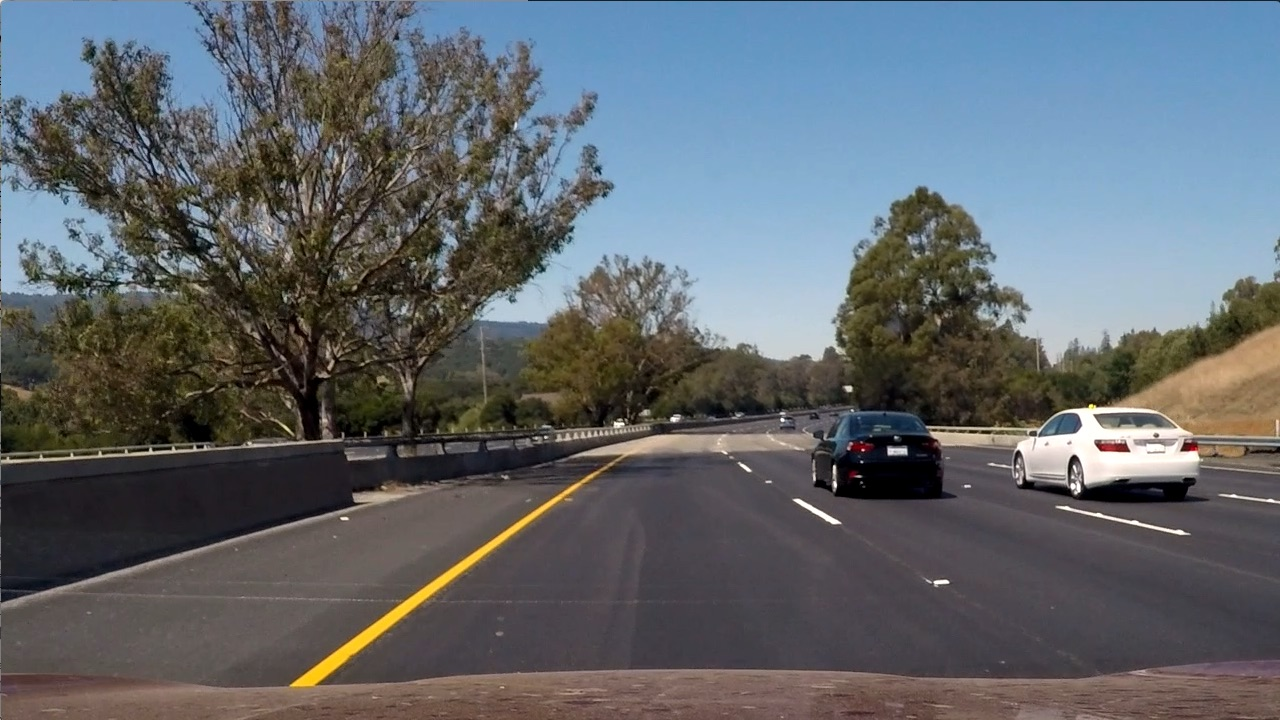
#> input picture 名企/week2/1/testImage/test6.jpg, 1280 x 720 px; the run also reads 1 picture not shown here
$ python Lane_detection_traditional_methods.py   (older library calls are emulated)
#> lines starting #> are read from the running program, lines starting #| are printed output that depends on the picture; after the words box and inside, x2 and y2 are one past the last pixel; in counts of white or black regions, pixels touching at a corner belong together
#!/usr/bin/env python
# -*- coding: utf-8 -*-
"""
# @Time : 2020/9/3 10:25

# @Author : ZFJ

# @File : Lane_detection_traditional_methods.py

# @Software: PyCharm
"""
import cv2
import numpy as np
import matplotlib.pyplot as plt

# 源图像中待测矩形的四点坐标
src = np.float32([[200, 720], [1100, 720], [595, 450], [685, 450]])
# 目标图像中矩形的四点坐标
dst = np.float32([[300, 720], [980, 720], [300, 0], [980, 0]])
m_inv = cv2.getPerspectiveTransform(dst, src)
# print("cv2.getPerspectiveTransform(dst, src)的结果是：{}".format(m_inv))
m = cv2.getPerspectiveTransform(src, dst)
# print("cv2.getPerspectiveTransform(src, dst)的结果是：{}".format(m))


def abs_sobel_threshold(img, orient='x', thresh_min=2, thresh_max=100000):
    ###利用X，y方向上sobel，二值化图像######
    gray = cv2.cvtColor(img, cv2.COLOR_RGB2GRAY)
    if orient == 'x':
        abs_sobel = np.absolute(cv2.Sobel(gray, cv2.CV_64F, 1, 0))
    if orient == 'y':
        ########参考求x方向的sobel算子，计算y方向上sobel算子#######
        #############填空1 （1行代码）########################
        abs_sobel = np.absolute(cv2.Sobel(gray, cv2.CV_64F, 0, 1))
        #############填空1 （1行代码）########################

    scaled_sobel = np.uint8(255 * abs_sobel / np.max(abs_sobel))
    binary_output = np.zeros_like(scaled_sobel)

    #############二值图像，大于最小阈值并且小于最大阈值的区间置为255， 其余为0，可通过修改最大最小值查看差异######
    ##############填空2（1行代码）########################
    binary_output[(scaled_sobel >= thresh_min) & (scaled_sobel <= thresh_max)] = 255
    #############填空2 （1行代码）########################

    return binary_output


def mag_threshold(img, sobel_kernel=3, mag_threshold=(20, 1000)):
    gray = cv2.cvtColor(img, cv2.COLOR_RGB2GRAY)
    sobelx = cv2.Sobel(gray, cv2.CV_64F, 1, 0, ksize=sobel_kernel)
    sobely = cv2.Sobel(gray, cv2.CV_64F, 0, 1, ksize=sobel_kernel)

    ########根据x方向的sobel算子和y方向上sobel算子，计算梯度，公式为sqrt（x^2 + y ^2）#######
    #############填空3 （1行代码）########################
    gradmag = np.sqrt(sobelx ** 2 + sobely ** 2)

    #############填空3 （1行代码）########################
    scale_factor = np.max(gradmag) / 255
    gradmag = (gradmag / scale_factor).astype(np.uint8)
    binary_out = np.zeros_like(gradmag)
    ########转换为二值图，最大最小值可调，kernel_size也可以调整看看差异#######
    #############填空4 （1行代码）########################
    binary_out[(gradmag >= 30) & (gradmag <= 120)] = 255

    #############填空4 （1行代码）########################

    return binary_out


def dir_threshold(img, sobel_kernel=5, thresh=(0, np.pi / 4)):
    gray = cv2.cvtColor(img, cv2.COLOR_RGB2GRAY)
    sobelx = cv2.Sobel(gray, cv2.CV_64F, 1, 0, ksize=sobel_kernel)
    sobely = cv2.Sobel(gray, cv2.CV_64F, 0, 1, ksize=sobel_kernel)

    ########根据x方向的sobel算子和y方向上sobel算子，计算角度，公式为arctan（y/x），将倾斜角度过大的过滤掉#######
    #############填空5 （1行代码）########################
    absgraddir = np.arctan2(np.absolute(sobely), np.absolute(sobelx))
    #############填空5 （1行代码）########################

    binary_output = np.zeros_like(absgraddir)

    ########转换为二值图，最大最小值可调，kernel_size也可以调整看看差异#######
    #############填空6 （1行代码）########################
    binary_output[(absgraddir >= thresh[0]) & (absgraddir <= thresh[1])] = 255

    #############填空6 （1行代码）########################
    return binary_output


def hls_thresh(img, thresh=(100, 255)):
    hls = cv2.cvtColor(img, cv2.COLOR_RGB2HLS)
    ########分离出s通道s_channel#######
    #############填空7 （1行代码）########################
    s_channel = hls[:, :, 2]

    #############填空7 （1行代码）########################
    binary_output = np.zeros_like(s_channel)

    ########转换为二值图，最大最小值可调#######
    #############填空8 （1行代码）########################
    binary_output[(s_channel > thresh[0]) & (s_channel <= thresh[1])] = 255

    #############填空8 （1行代码）########################
    return binary_output


def combined_threshold(img):
    abs_bin = abs_sobel_threshold(img, orient='x', thresh_min=50, thresh_max=255)
    mag_bin = mag_threshold(img, sobel_kernel=3, mag_threshold=(50, 255))
    dir_bin = dir_threshold(img, sobel_kernel=15, thresh=(0.7, 1.3))
    hls_bin = hls_thresh(img, thresh=(170, 255))

    combined = np.zeros_like(dir_bin)
    #############组合四个阈值结果，判定车道线，##########
    #########例如(abs_bin == 255 | ((mag_bin == 255) & (dir_bin == 255))) | hls_bin == 25）#
    ##########可以尝试不同的组合######################
    #############填空9（1行代码）########################
    combined[(abs_bin == 255 | ((mag_bin == 255) & (dir_bin == 255))) | hls_bin == 255] = 255

    #############填空9 （1行代码）########################

    return combined, abs_bin, mag_bin, dir_bin, hls_bin


def line_fit_and_draw_line(binary_warped):
    # "查找拟合直线"
    # 对图像对下半部分查找直方图
    #############填空10（1行代码）截取图像高度的下方1/2处########################

    histogram = np.sum(binary_warped[binary_warped.shape[0] // 2:, :], axis=0)

    #############填空10（1行代码）截取图像高度的下方1/2处########################
    out_img = (np.dstack((binary_warped, binary_warped, binary_warped)) * 255).astype('uint8')

    # 查找直方图中左右两侧对峰值
    midpoint = np.int(histogram.shape[0] / 2)

    # 左侧从100到 midpoint的最大值，转换成图像坐标还要加上100哦～############
    # 右侧从midpoint到图像宽度减100的最大值，转换成图像坐标还要加上midpoint哦～############
    ####也就是图像左右边缘100像素内不查找车道线##################

    #############填空11（2行代码）查找左侧右侧最大值基本点########################
    leftx_base = np.argmax(histogram[100: midpoint]) + 100
    rightx_base = np.argmax(histogram[midpoint: -100]) + midpoint
    #############填空11（2行代码）查找左侧右侧最大值基本点########################

    ##########以下是关于滑动窗口查找车道线的代码#####################
    nwindows = 9
    window_height = np.int(binary_warped.shape[0] / nwindows)
    nonzero = binary_warped.nonzero()
    nonzeroy = np.array(nonzero[0])
    nonzerox = np.array(nonzero[1])

    leftx_current = leftx_base
    rightx_current = rightx_base

    margin = 100
    minpix = 10

    left_lane_inds = []
    right_lane_inds = []

    for window in range(nwindows):
        win_y_low = binary_warped.shape[0] - (window + 1) * window_height
        win_y_high = binary_warped.shape[0] - window * window_height
        win_xleft_low = leftx_current - margin
        win_xleft_high = leftx_current + margin
        win_xright_low = rightx_current - margin
        win_xright_high = rightx_current + margin

        good_left_inds = ((nonzeroy >= win_y_low) & (nonzeroy < win_y_high) & (nonzerox > win_xleft_low) & (
                nonzerox < win_xleft_high)).nonzero()[0]
        good_right_inds = ((nonzeroy >= win_y_low) & (nonzeroy < win_y_high) & (nonzerox >= win_xright_low) & (
                nonzerox < win_xright_high)).nonzero()[0]

        left_lane_inds.append(good_left_inds)
        right_lane_inds.append(good_right_inds)

        if len(good_left_inds) > minpix:
            leftx_current = np.int(np.mean(nonzerox[good_left_inds]))
        if len(good_right_inds) > minpix:
            rightx_current = np.int(np.mean(nonzerox[good_right_inds]))

    left_lane_inds = np.concatenate(left_lane_inds)
    right_lane_inds = np.concatenate(right_lane_inds)

    leftx = nonzerox[left_lane_inds]
    lefty = nonzeroy[left_lane_inds]
    rightx = nonzerox[right_lane_inds]
    righty = nonzeroy[right_lane_inds]
    ##########以上是关于滑动窗口查找车道线的代码#####################

    # 将左侧，右侧车道线3次拟合，用函数np.polyfit##########
    #############填空12（2行代码）左侧、右侧车道线拟合#######################
    left_fit = np.polyfit(lefty, leftx, 2)
    right_fit = np.polyfit(righty, rightx, 2)
    #############填空12（2行代码）左侧、右侧车道线拟合#######################

    ################在图上画出拟合的线########################
    ploty = np.linspace(0, undist.shape[0] - 1, undist.shape[0])

    #########对y进行拟合，x = a * y ^ 2 + b * y + C
    #############填空13（2行代码）左侧、右侧车道线方程坐标#######################
    left_fitx = left_fit[0] * ploty ** 2 + left_fit[1] * ploty + left_fit[2]
    right_fitx = right_fit[0] * ploty ** 2 + right_fit[1] * ploty + right_fit[2]
    #############填空13（2行代码）左侧、右侧车道线方程坐标#######################

    ######生成一张黑图，做mask，将车道线区域标注出来##########
    color_warp = np.zeros((720, 1280, 3), dtype='uint8')
    pts_left = np.array([np.transpose(np.vstack([left_fitx, ploty]))])
    pts_right = np.array([np.flipud(np.transpose(np.vstack([right_fitx, ploty])))])
    pts = np.hstack((pts_left, pts_right))
    # 在透射变换后的图上画出车道线
    cv2.fillPoly(color_warp, np.int_([pts]), (0, 255, 0))

    # 将画出的车道线的图，逆变换到原来的图上，将color_warp逆变换为newwarp
    #############填空14（1行代码）#######################
    newwarp = cv2.warpPerspective(color_warp, m_inv, (undist.shape[1], undist.shape[0]))
    #############填空14（1行代码）#######################

    # 将原来的图和标注好车道线的图叠加，用cv2.addWeighted，可画成半透明，最终图为result
    #############填空15（1行代码）#######################
    result = cv2.addWeighted(cv2.cvtColor(undist, cv2.COLOR_BGR2RGB), 1, newwarp, 0.4, 0)
    #############填空15（1行代码）#######################

    plt.figure(figsize=(30, 30))
    plt.subplot(1, 1, 1)
    plt.imshow(result)
    plt.show()

# 读入图片
img = cv2.imread("./testImage/test6.jpg")
#> img is the input picture: shape (720, 1280, 3); mean B, G, R 107.9, 102.6, 97
# 颜色通道
img = cv2.cvtColor(img, cv2.COLOR_BGR2RGB)
out1 = mag_threshold(img)
#> in mag_threshold, `gradmag = np.sqrt(sobelx ** 2 + sobely ** 2)`:
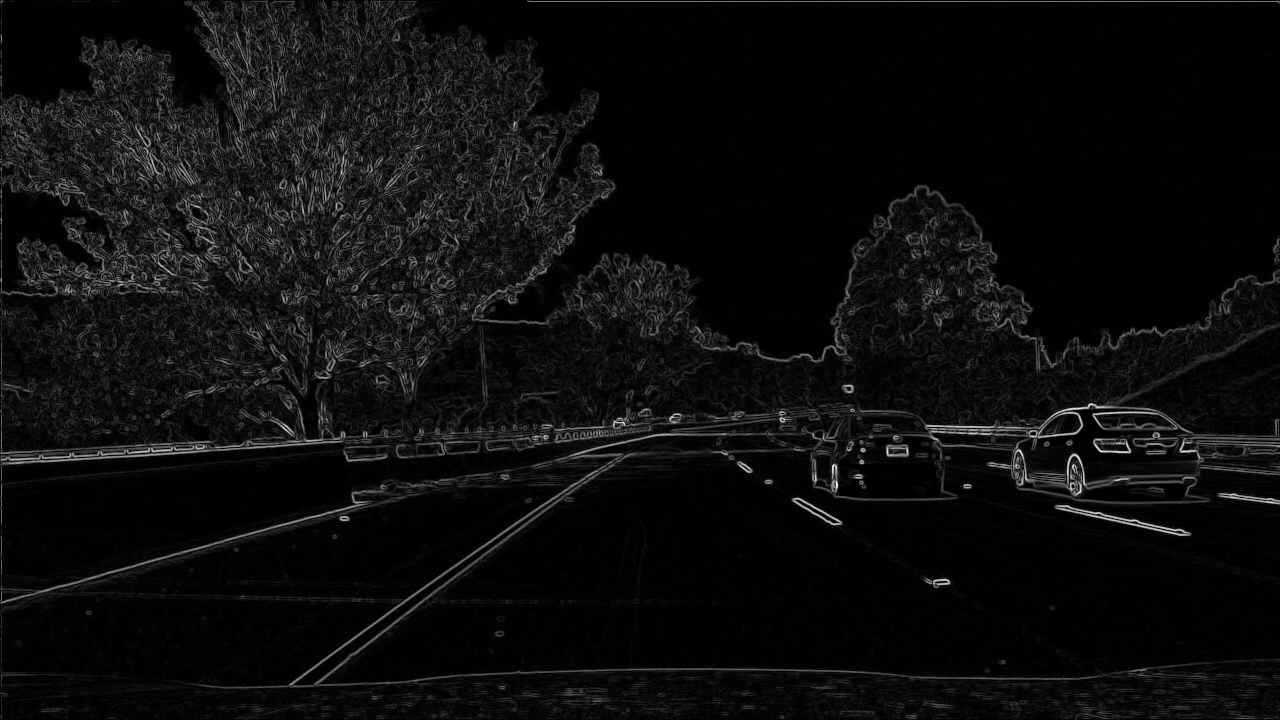
#> gradmag: shape (720, 1280) float64; min 0, max 892.7, mean 47.9; drawn with min black and max white
#> in mag_threshold, `scale_factor = np.max(gradmag) / 255`: scale_factor = 3.5
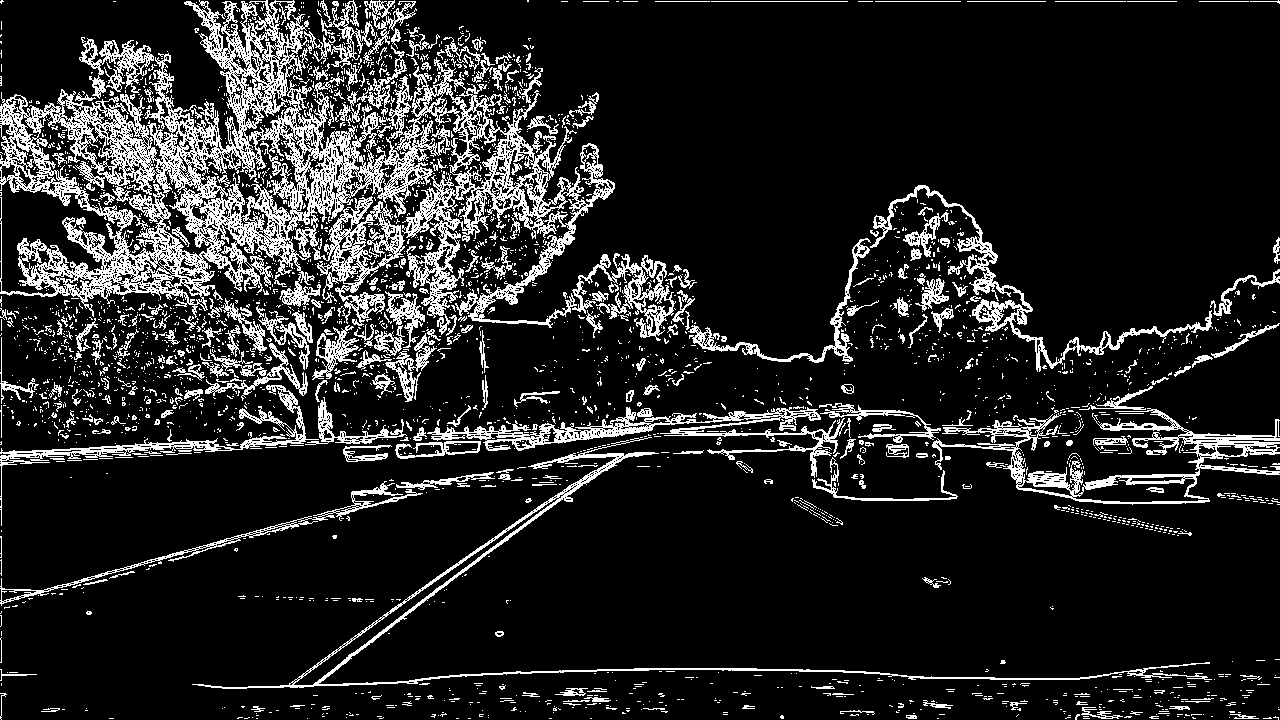
#> out1: shape (720, 1280); 14.1% white in thin lines or dots
out2 = abs_sobel_threshold(img)
#> out2: shape (720, 1280); 46.4% white; 6188 white regions (5781 under 20 px), largest, box (x1, y1, x2, y2) and area: (1, 0, 1279, 720) 382702, (105, 664, 248, 720) 1861, (29, 685, 104, 720) 854
out3 = dir_threshold(img)
#> out3: shape (720, 1280) float64; 42.1% white; 8140 white regions (7189 under 20 px), largest, box (x1, y1, x2, y2) and area: (0, 0, 1280, 452) 160962, (768, 153, 1279, 427) 30151, (525, 413, 916, 670) 22287
out4 = hls_thresh(img)
#> out4: shape (720, 1280); 26.4% white; 1944 white regions (1711 under 20 px), largest, box (x1, y1, x2, y2) and area: (425, 0, 1280, 288) 175404, (2, 2, 219, 105) 12940, (289, 466, 608, 689) 5103
imgOut, abs_bin, mab_bin, dir_bin, hls_bin = combined_threshold(img)
#> imgOut: shape (720, 1280) float64; 2.1% white; 1313 white regions (1218 under 20 px), largest, box (x1, y1, x2, y2) and area: (1035, 401, 1199, 478) 3418, (290, 484, 580, 687) 3277, (835, 453, 941, 499) 1871
plt.figure(figsize=(30, 30))
plt.imshow(out1)
plt.show()
plt.imshow(out2)
plt.show()
plt.imshow(out3)
plt.show()
plt.imshow(out4)
plt.show()
plt.imshow(imgOut)
plt.show()
imgOut_size = (imgOut.shape[1], imgOut.shape[0])
binary_warped = cv2.warpPerspective(imgOut, m, imgOut_size, flags=cv2.INTER_LINEAR)
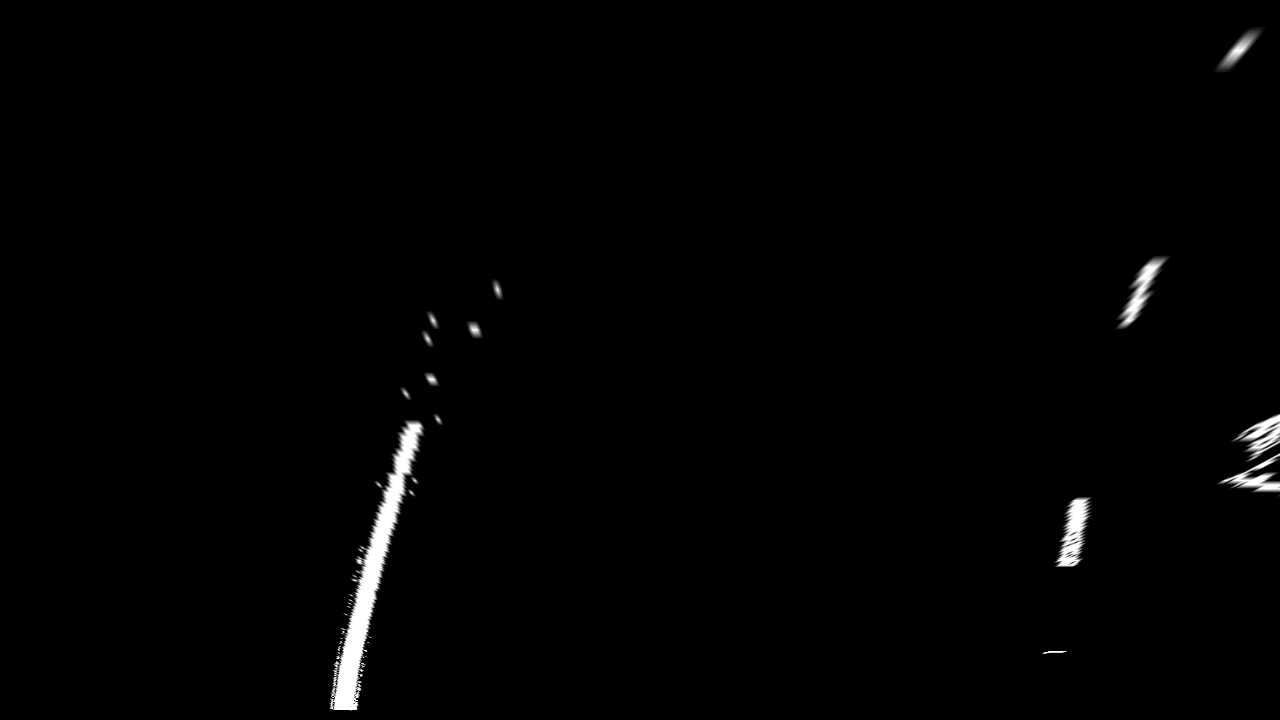
#> binary_warped: shape (720, 1280) float64; min 0, max 255, mean 2.7
undist = cv2.imread('undist6.jpg')
line_fit_and_draw_line(binary_warped)
#> in line_fit_and_draw_line, `histogram = np.sum(binary_warped[binary_warped.shape[0] // 2:, :], axi..`: histogram = 1280 values, max 27999 at index 355, min 0 at index 0, mean 1679.5
#> in line_fit_and_draw_line, `leftx_base = np.argmax(histogram[100: midpoint]) + 100`: leftx_base = 355
#> in line_fit_and_draw_line, `rightx_base = np.argmax(histogram[midpoint: -100]) + midpoint`: rightx_base = 1075
#> in line_fit_and_draw_line, `nonzero = binary_warped.nonzero()`: nonzero = 15417 positions, rows 27 to 710, columns 329 to 1279
#> in line_fit_and_draw_line, `nonzeroy = np.array(nonzero[0])`: nonzeroy = 15417 values from 27 to 710
#> in line_fit_and_draw_line, `nonzerox = np.array(nonzero[1])`: nonzerox = 15417 values, max 1279 at index 3644, min 329 at index 15215, mean 726.5
#> in line_fit_and_draw_line, `leftx_current = leftx_base`: leftx_current = 355
#> in line_fit_and_draw_line, `rightx_current = rightx_base`: rightx_current = 1075
#> the loop in line_fit_and_draw_line, `for window in range(nwindows):` made 9 passes
#> (win_xleft_low, win_xleft_high, win_xright_low, win_xright_high, leftx_current, rightx_current) on passes 1, 2, 3, 5, 6: (255, 455, 975, 1175, 347, 1053), (247, 447, 953, 1153, 363, 1066), (263, 463, 966, 1166, 385, 1074), (307, 507, 974, 1174, 441, 1123), (341, 541, 1023, 1223, 477, 1142)
#> after the loop in line_fit_and_draw_line, `for window in range(nwindows):`: left_lane_inds = 9 items
#> in line_fit_and_draw_line, `left_lane_inds = np.concatenate(left_lane_inds)`: left_lane_inds = 8767 values, max 15416 at index 1948, min 1504 at index 8485, mean 9667.6
#> in line_fit_and_draw_line, `right_lane_inds = np.concatenate(right_lane_inds)`: right_lane_inds = 3902 values, max 13842 at index 46, min 151 at index 3342, mean 5240.3
#> in line_fit_and_draw_line, `leftx = nonzerox[left_lane_inds]`: leftx = 8767 values, max 504 at index 8675, min 329 at index 1747, mean 383.5
#> in line_fit_and_draw_line, `lefty = nonzeroy[left_lane_inds]`: lefty = 8767 values, max 710 at index 1945, min 279 at index 8485, mean 538.7
#> in line_fit_and_draw_line, `rightx = nonzerox[right_lane_inds]`: rightx = 3902 values, max 1241 at index 3342, min 1042 at index 42, mean 1123.8
#> in line_fit_and_draw_line, `righty = nonzeroy[right_lane_inds]`: righty = 3902 values, max 653 at index 42, min 34 at index 3342, mean 364.9
#> in line_fit_and_draw_line, `left_fit = np.polyfit(lefty, leftx, 2)`: left_fit = [0.000431, -0.746, 655.2]
#> in line_fit_and_draw_line, `right_fit = np.polyfit(righty, rightx, 2)`: right_fit = [0.000234, -0.469, 1256.8]
#> in line_fit_and_draw_line, `left_fitx = left_fit[0] * ploty ** 2 + left_fit[1] * ploty + left_fit[2]`: left_fitx = 720 values, max 655.2 at index 0, min 341.5 at index 719, mean 461.3
#> in line_fit_and_draw_line, `right_fitx = right_fit[0] * ploty ** 2 + right_fit[1] * ploty + right_..`: right_fitx = 720 values, max 1256.8 at index 0, min 1040.8 at index 719, mean 1128.7
#> in line_fit_and_draw_line, `pts_left = np.array([np.transpose(np.vstack([left_fitx, ploty]))])`: pts_left = 720 pairs, first value 341.5 to 655.2, second value 0 to 719
#> in line_fit_and_draw_line, `pts_right = np.array([np.flipud(np.transpose(np.vstack([right_fitx, pl..`: pts_right = 720 pairs, first value 1040.8 to 1256.8, second value 0 to 719
#> in line_fit_and_draw_line, `pts = np.hstack((pts_left, pts_right))`: pts = 1440 pairs, first value 341.5 to 1256.8, second value 0 to 719
#> in line_fit_and_draw_line, `result = cv2.addWeighted(cv2.cvtColor(undist, cv2.COLOR_BGR2RGB), 1, n..`:
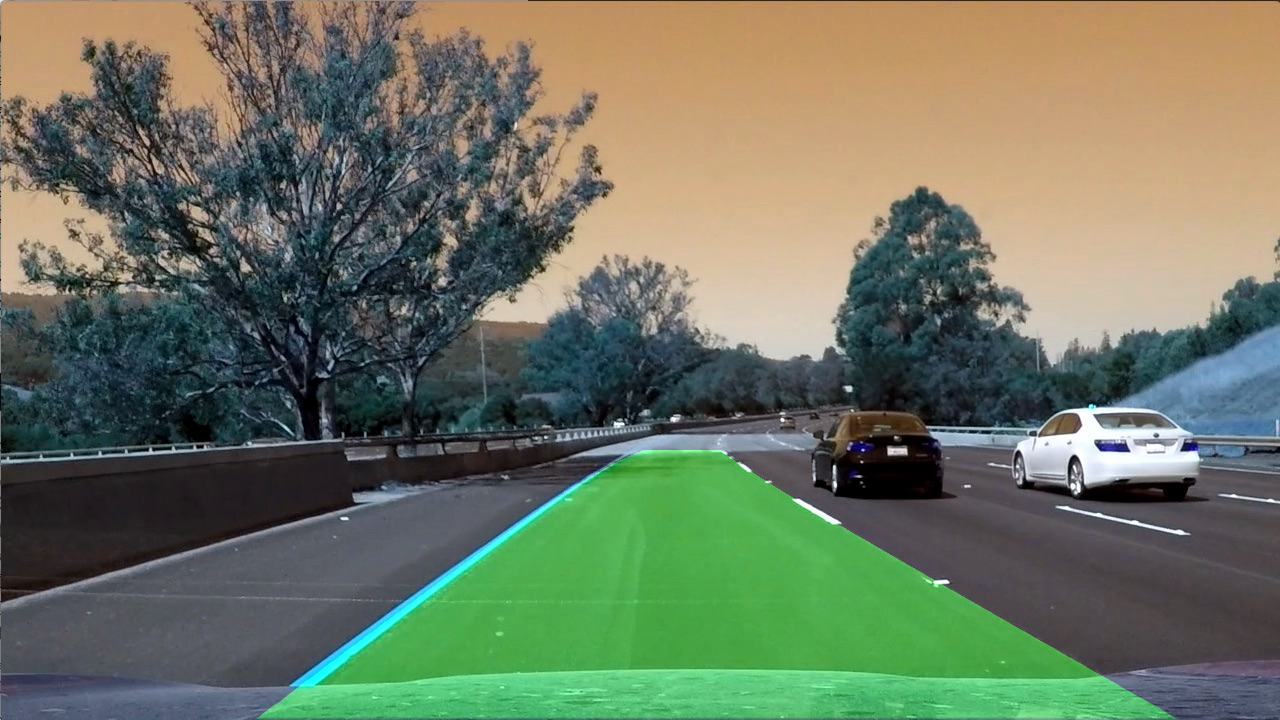
#> result: shape (720, 1280, 3); mean B, G, R 97, 117.5, 107.9
